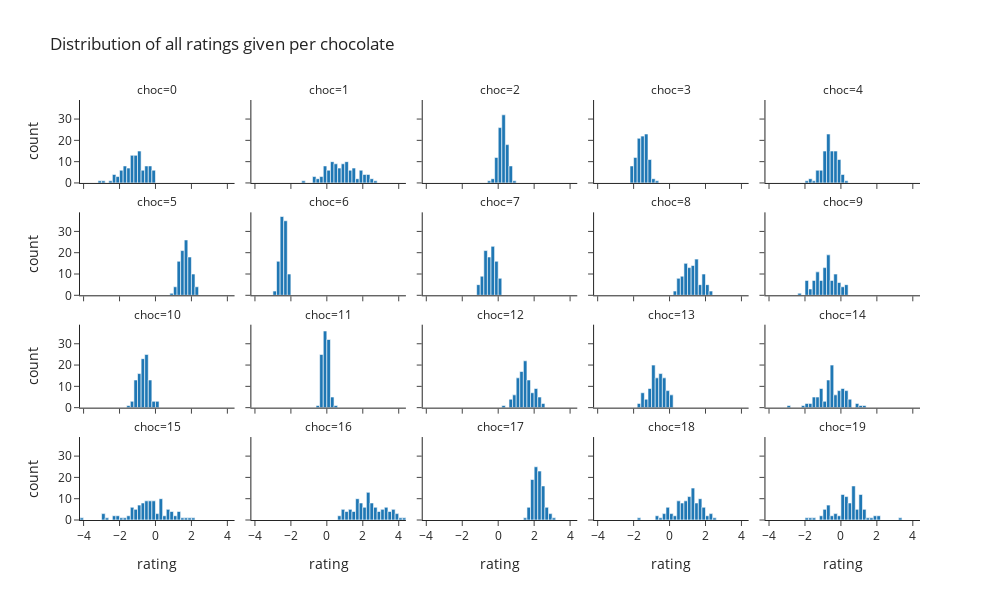

Source (notebook cell):
### Markdown cell above
Plotting the ratings given by all people to each chocolate separately highlights the effects of the assumptions in the generative model. The location of ratings along the scale for chocolates differs, with some chocolates having high appeal and other chocolates low appeal. It is also apparent that for some chocolates the appeal ratings are tightly concentrated in one part of the appeal scale, while for others there is a wide spread of ratings. This is the results of the generative model assuming that population level standard deviaitions in appeal differ across chocolates, so that some chocolates are rated similarly by everyone, while other chocolates are more divisive and have a wide range of ratings given.

### Code cell
sim_viz.plot_ratings(facet_col='choc',
                     title='Distribution of all ratings given per chocolate')

### Figure 1 — Plotly figure (JSON) as saved in the notebook; plotly's stock layout.template omitted (floating-point values rounded to 4 significant figures)
{"data": [{"alignmentgroup": "True", "bingroup": "x", "hovertemplate": "choc=0<br>rating=%{x}<br>count=%{y}<extra></extra>", "legendgroup": "", "marker": {"color": "#1F77B4", "pattern": {"shape": ""}}, "name": "", "offsetgroup": "", "orientation": "v", "showlegend": false, "type": "histogram", "x": [-1.584, -0.2763, -0.6717, -1.263, -1.617, -1.073, -1.025, -0.6322, -1.895, -0.8981, -1.09, -1.892, -0.5923, -1.613, -1.415, -1.344, -0.5764, -0.0965, -1.976, -0.331, -1.111, -1.707, -0.6007, -2.454, -1.805, -1.154, -1.575, -0.3502, -1.065, -0.1021, -1.906, -0.5112, -1.061, -0.5221, -1.269, -0.2914, -1.213, -1.164, -0.5936, -1.071, -0.8893, -1.392, -0.7302, -0.8105, -3.128, -2.287, -1.261, -1.568, -1.325, -1.658, -0.2267, -0.9824, -1.501, -0.01804, -0.9161, -0.7587, -0.398, -0.3688, -1.773, -0.2437, -0.9122, -1.671, -2.043, -1.333, -1.182, -1.379, -0.8253, -0.449, -0.8234, -2.132, -0.936, -1.294, -0.08136, -1.283, -2.294, -1.197, -2.975, -1.439, -1.909, -1.642, -1.171, -0.9468, -0.8202, -2.347, -0.1718, -1.575, -1.751, -1.279, -0.8238, -1.077, -0.5246, -2.087, -0.996, -0.8161, -0.5393, -1.375, -0.8648, -2.23, -0.06445, -0.759], "xaxis": "x16", "yaxis": "y16"}, {"alignmentgroup": "True", "bingroup": "x", "hovertemplate": "choc=1<br>rating=%{x}<br>count=%{y}<extra></extra>", "legendgroup": "", "marker": {"color": "#1F77B4", "pattern": {"shape": ""}}, "name": "", "offsetgroup": "", "orientation": "v", "showlegend": false, "type": "histogram", "x": [1.688, 0.3991, -0.7204, 0.5179, 1.11, 0.8289, 2.265, 0.4779, 0.518, 1.24, 0.859, -0.03119, 0.2774, -0.1719, 0.6085, 1.582, 0.1224, 0.5371, 2.472, 0.5189, 2.256, 0.7823, 1.058, 0.3667, -0.2625, 1.194, -0.04484, 0.3129, 1.819, 0.1983, 1.646, 1.481, 0.1736, 1.353, 0.96, -0.2248, -0.7761, -0.747, -0.5725, 1.163, -0.1291, 0.1533, 1.362, 0.3822, 0.3773, -0.07083, 1.018, 1.49, 1.136, 0.333, 0.6572, 0.8427, 2.366, 1.415, 1.555, 0.7428, 0.1924, 1.154, 0.9312, 0.4108, -0.2157, 0.8571, 1.854, 2.017, 1.306, 0.3058, 0.815, 1.238, 0.6091, 1.139, 2.301, 2.01, 2.424, 0.8081, -0.1741, -0.4719, 1.896, 1.923, 1.172, 1.556, 1.898, 1.882, 0.6308, 2.758, 0.5875, -0.1058, -1.294, 0.4483, 0.7633, 0.2507, 0.1334, 1.352, 1.02, 2.114, 0.9772, 0.2245, 2.076, -0.046, 0.5317, 1.557], "xaxis": "x17", "yaxis": "y17"}, {"alignmentgroup": "True", "bingroup": "x", "hovertemplate": "choc=2<br>rating=%{x}<br>count=%{y}<extra></extra>", "legendgroup": "", "marker": {"color": "#1F77B4", "pattern": {"shape": ""}}, "name": "", "offsetgroup": "", "orientation": "v", "showlegend": false, "type": "histogram", "x": [0.3599, 0.6896, 0.4574, 0.3125, 0.5932, 0.3158, 0.6246, 0.8218, 0.2229, 0.3442, 0.2532, -0.08869, 0.1216, 0.191, 0.5126, 0.1817, -0.03671, 0.1628, 0.1144, 0.1854, -0.1749, -0.3613, 0.218, 0.1385, 0.1673, -0.07764, 0.5215, 0.3479, 0.4254, 0.1302, 0.1165, 0.3116, 0.678, 0.4719, 0.2701, -0.0992, -0.05959, 0.05758, 0.2061, 0.0671, 0.1869, -0.1015, 0.7275, 0.518, 0.01064, 0.2036, 0.4962, 0.4588, 0.2109, 0.09761, 0.3346, 0.3668, 0.4674, 0.207, -0.3978, 0.2759, 0.3928, 0.6093, 0.337, 0.3212, 0.1809, 0.1932, 0.1665, 0.3747, 0.4954, 0.08794, 0.1542, 0.4693, 0.4691, 0.1553, 0.4034, 0.3182, 0.1539, 0.636, 0.55, 0.373, 0.4208, 0.1547, 0.1889, -0.06976, -0.08875, -0.05665, 0.09353, -0.0009558, -0.08217, 0.3923, 0.6749, 0.233, 0.2821, 0.68, 0.3102, 0.0353, 0.2349, 0.2405, 0.3242, 0.3513, 0.2426, 0.5514, 0.4243, -0.4679], "xaxis": "x18", "yaxis": "y18"}, {"alignmentgroup": "True", "bingroup": "x", "hovertemplate": "choc=3<br>rating=%{x}<br>count=%{y}<extra></extra>", "legendgroup": "", "marker": {"color": "#1F77B4", "pattern": {"shape": ""}}, "name": "", "offsetgroup": "", "orientation": "v", "showlegend": false, "type": "histogram", "x": [-1.96, -1.23, -0.6177, -1.25, -1.392, -1.265, -1.629, -1.271, -1.63, -1.84, -1.706, -1.664, -1.297, -1.978, -1.628, -1.275, -1.808, -1.954, -1.877, -1.469, -1.711, -1.076, -1.188, -1.625, -1.089, -1.504, -1.451, -1.634, -1.586, -0.8892, -1.713, -1.612, -1.376, -1.897, -1.559, -2.165, -1.145, -1.449, -1.467, -1.218, -2.132, -2.12, -1.593, -1.614, -1.935, -1.612, -1.298, -1.848, -1.801, -1.739, -1.528, -1.409, -1.409, -1.695, -1.368, -1.519, -2.149, -1.168, -1.701, -1.641, -1.016, -0.9393, -1.426, -1.391, -1.311, -1.688, -1.596, -1.355, -2.135, -1.216, -1.571, -1.485, -1.59, -1.712, -1.27, -2.024, -1.228, -1.32, -1.056, -1.864, -1.568, -1.087, -1.634, -2.151, -1.442, -1.361, -1.777, -1.433, -1.679, -1.108, -2.109, -1.218, -1.057, -1.099, -1.476, -1.229, -1.501, -1.212, -1.23, -1.968], "xaxis": "x19", "yaxis": "y19"}, {"alignmentgroup": "True", "bingroup": "x", "hovertemplate": "choc=4<br>rating=%{x}<br>count=%{y}<extra></extra>", "legendgroup": "", "marker": {"color": "#1F77B4", "pattern": {"shape": ""}}, "name": "", "offsetgroup": "", "orientation": "v", "showlegend": false, "type": "histogram", "x": [0.04084, -0.7162, -0.5894, 0.1245, -0.3354, -0.2877, -0.8184, -0.5814, -0.1605, -0.3881, -0.1459, -0.7337, -0.6415, -0.3499, -1.407, -1.01, -0.7299, -0.5824, -0.7781, -0.09198, -0.149, -0.3163, -0.02755, -0.7746, -0.7233, 0.1714, -0.9248, -0.06523, -0.6976, -0.5896, -0.5825, -0.9016, -0.6883, -0.7462, -0.652, -1.8, -0.8677, -1.155, -0.5333, -0.7523, 0.11, -0.6944, -0.7062, -0.5685, -0.1592, -0.4249, -0.7644, -0.371, -0.5243, -1.198, -0.3888, -1.611, -0.4891, -0.2843, -0.4274, -1.039, -0.866, -0.8483, -0.3106, -0.4689, -0.2185, -1.313, -0.8542, -0.8444, -0.6776, 0.3892, -0.2424, -0.2966, -0.2389, -0.8095, -0.5524, -0.6112, -1.306, -0.7152, -1.111, -0.9332, -0.7557, -0.8259, -1.366, -0.6461, -1.817, -0.5692, -0.7301, -0.9321, -0.9259, -0.2289, -0.088, -0.1267, -1.376, -1.215, -0.4051, -0.7044, -0.05963, -0.04674, -0.9175, -1.129, -0.8642, -1.243, -0.3207, -0.7327], "xaxis": "x20", "yaxis": "y20"}, {"alignmentgroup": "True", "bingroup": "x", "hovertemplate": "choc=5<br>rating=%{x}<br>count=%{y}<extra></extra>", "legendgroup": "", "marker": {"color": "#1F77B4", "pattern": {"shape": ""}}, "name": "", "offsetgroup": "", "orientation": "v", "showlegend": false, "type": "histogram", "x": [1.897, 1.321, 1.662, 1.569, 1.587, 1.378, 0.8737, 1.589, 1.22, 1.554, 1.544, 1.444, 2.052, 1.522, 1.678, 1.669, 1.685, 1.949, 1.425, 1.695, 1.599, 2.255, 2.058, 1.777, 2.108, 2.049, 1.857, 1.743, 1.299, 1.427, 1.827, 1.739, 1.887, 2.214, 2.049, 1.335, 1.369, 2.037, 1.293, 1.523, 1.752, 1.38, 1.616, 2.058, 1.904, 1.29, 1.111, 1.083, 2.011, 1.747, 1.919, 1.725, 1.685, 1.408, 1.958, 1.75, 1.873, 1.29, 1.604, 1.323, 1.802, 1.632, 1.809, 1.546, 1.349, 1.381, 1.444, 1.638, 1.71, 1.506, 1.751, 1.161, 1.434, 1.878, 2.042, 1.691, 1.509, 1.756, 1.481, 1.26, 1.489, 2.211, 1.27, 1.465, 1.37, 1.819, 1.85, 1.005, 1.71, 2.072, 2.235, 1.959, 1.696, 1.711, 1.872, 1.646, 1.855, 1.515, 1.881, 1.703], "xaxis": "x11", "yaxis": "y11"}, {"alignmentgroup": "True", "bingroup": "x", "hovertemplate": "choc=6<br>rating=%{x}<br>count=%{y}<extra></extra>", "legendgroup": "", "marker": {"color": "#1F77B4", "pattern": {"shape": ""}}, "name": "", "offsetgroup": "", "orientation": "v", "showlegend": false, "type": "histogram", "x": [-2.419, -2.558, -2.395, -2.281, -2.345, -2.154, -2.525, -2.442, -2.582, -2.314, -2.313, -2.723, -2.553, -2.741, -2.433, -2.114, -2.565, -2.74, -2.404, -2.652, -2.26, -2.236, -2.604, -2.319, -2.926, -2.603, -2.398, -2.076, -2.563, -2.555, -2.457, -2.362, -2.136, -2.356, -2.269, -2.815, -2.551, -2.338, -2.638, -2.523, -2.459, -2.094, -2.445, -2.412, -2.566, -2.488, -2.639, -2.463, -2.258, -2.567, -2.365, -2.316, -2.346, -2.448, -2.521, -2.104, -2.627, -2.353, -2.48, -2.593, -2.415, -2.618, -2.255, -2.056, -2.308, -2.379, -2.418, -2.387, -2.239, -2.363, -2.495, -2.329, -2.687, -2.372, -2.622, -2.564, -2.648, -2.332, -2.532, -2.312, -2.275, -2.436, -2.249, -2.164, -2.175, -2.315, -2.465, -2.327, -2.348, -2.434, -2.664, -2.046, -2.58, -2.635, -2.618, -2.539, -2.465, -2.344, -2.351, -2.441], "xaxis": "x12", "yaxis": "y12"}, {"alignmentgroup": "True", "bingroup": "x", "hovertemplate": "choc=7<br>rating=%{x}<br>count=%{y}<extra></extra>", "legendgroup": "", "marker": {"color": "#1F77B4", "pattern": {"shape": ""}}, "name": "", "offsetgroup": "", "orientation": "v", "showlegend": false, "type": "histogram", "x": [-0.5061, -0.8305, -1.046, -0.2634, 0.08266, -0.7916, -0.7529, -0.7321, -0.8842, -1.142, -0.3346, -0.01379, -0.1803, -0.5444, -0.3694, -0.7494, -0.1822, -0.6495, 0.07353, -0.3421, -0.3014, -0.08763, -0.6059, -0.8037, -0.9546, -0.2614, -0.9789, -0.7878, -0.6457, -0.751, 0.115, -0.07014, -0.5936, -0.1814, -0.135, -0.4407, -0.4479, -0.5992, -0.06816, -0.3524, -0.483, -0.4095, -1.182, -0.347, -0.03872, -0.5911, -0.3806, -0.8046, -0.3617, -0.4522, -0.3144, -0.5148, -0.6321, -0.2, -0.6006, 0.1447, -0.6291, -0.6384, -0.0115, -0.6707, -0.2105, -0.3902, -0.8296, -0.4513, -0.6904, -0.6654, -1.008, -0.5187, -0.3627, 0.1412, -0.2029, 0.04921, -0.3078, -1.107, -0.4223, -0.3449, -0.1712, -0.1024, -0.5834, -0.5586, 0.0289, -0.9236, -0.7907, -0.5829, -0.224, -0.3024, -0.3029, -0.7242, 0.02888, -0.6269, -0.2468, -0.4496, -0.8187, -0.1265, -0.1719, -0.06593, -0.3673, -0.2989, -0.6095, -0.6984], "xaxis": "x13", "yaxis": "y13"}, {"alignmentgroup": "True", "bingroup": "x", "hovertemplate": "choc=8<br>rating=%{x}<br>count=%{y}<extra></extra>", "legendgroup": "", "marker": {"color": "#1F77B4", "pattern": {"shape": ""}}, "name": "", "offsetgroup": "", "orientation": "v", "showlegend": false, "type": "histogram", "x": [0.706, 2.241, 1.465, 1.488, 1.154, 1.303, 1.1, 1.221, 0.6877, 0.5813, 1.836, 0.6449, 1.426, 1.176, 0.7799, 1.462, 1.383, 1.283, 0.9918, 2.027, 1.708, 2.318, 0.4709, 1.587, 1.208, 1.382, 1.541, 1.459, 1.196, 1.06, 2.036, 1.36, 1.589, 1.393, 0.9237, 0.2209, 0.7246, 1.163, 0.6937, 0.9426, 1.795, 0.3584, 0.9657, 0.6058, 1.313, 1.513, 0.4311, 0.8885, 0.9223, 1.033, 1.855, 1.723, 1.979, 1.122, 1.828, 0.576, 1.929, 1.442, 0.467, 1.003, 0.8244, 1.445, 0.8858, 1.886, 0.8836, 1.029, 1.388, 1.548, 2.125, 0.7572, 2.025, 0.9366, 0.9402, 0.4772, 1.042, 1.16, 1.851, 1.936, 1.713, 2.122, 1.549, 1.866, 1.744, 1.402, 0.9257, 0.4443, 0.733, 1.543, 1.204, 0.8096, 1.393, 1.212, 1.4, 0.8111, 0.8171, 1.497, 1.047, 0.5056, 1.363, 1.865], "xaxis": "x14", "yaxis": "y14"}, {"alignmentgroup": "True", "bingroup": "x", "hovertemplate": "choc=9<br>rating=%{x}<br>count=%{y}<extra></extra>", "legendgroup": "", "marker": {"color": "#1F77B4", "pattern": {"shape": ""}}, "name": "", "offsetgroup": "", "orientation": "v", "showlegend": false, "type": "histogram", "x": [-0.7407, -0.7629, -1.881, -1.223, -0.7762, -1.04, -0.6194, -0.6907, -0.7884, -0.6372, -0.6013, -0.6911, -0.9466, -0.583, 0.2192, -0.736, -1.306, -0.3297, -0.7693, -0.8252, -0.4795, -1.227, -1.017, -0.4967, -0.3057, -0.3505, -0.02458, -0.8368, 0.3883, -0.1793, 0.2169, -1.406, 0.3607, -0.5981, -0.07282, -1.558, -0.7868, 0.3092, -0.2296, -0.7815, -0.9262, 0.02945, -0.6773, -0.5591, -1.133, 0.03091, -0.963, -1.673, -0.749, -0.7055, -0.9708, -0.9474, -0.7705, -0.8115, -1.854, -0.5063, -1.33, -1.329, -1.474, 0.1111, -1.865, -1.123, -1.918, -1.195, -1.28, -1.313, -1.521, -1.717, -1.462, -0.2239, -1.096, -0.3315, -1.562, -1.284, -1.45, -1.897, -0.1568, -0.03909, -2.353, -1.265, -0.4625, -0.953, -1.997, -1.998, -0.8786, -1.043, -0.8125, -0.08368, -1.748, -0.2699, -0.2869, -0.2265, -1.27, -0.9535, -1.323, 0.08629, -0.8369, -0.7025, -0.3318, -0.6621], "xaxis": "x15", "yaxis": "y15"}, {"alignmentgroup": "True", "bingroup": "x", "hovertemplate": "choc=10<br>rating=%{x}<br>count=%{y}<extra></extra>", "legendgroup": "", "marker": {"color": "#1F77B4", "pattern": {"shape": ""}}, "name": "", "offsetgroup": "", "orientation": "v", "showlegend": false, "type": "histogram", "x": [-0.5321, -0.3184, -0.8129, -0.9915, -0.5993, -1.008, -0.6234, -0.4973, -1.18, -0.09502, -1.059, -1.016, -0.3103, -0.7244, -0.7804, -1.385, -0.4003, -0.5589, -1.038, -0.6383, -0.4678, -1.15, -0.5485, -0.5329, -0.7007, -0.6494, 0.1234, -0.5911, -0.8906, -0.4006, -0.7523, -1.173, -1.029, -0.7513, -0.3242, 0.05201, -1.105, -0.3855, -0.8301, 0.1882, -0.5752, -0.6282, -0.6815, -0.986, -0.8961, -0.1395, -0.821, -0.5054, -0.3389, -0.9956, -0.3896, -0.4385, -0.4908, -0.7742, -0.1683, -0.4672, -0.9465, -0.9488, -0.935, -0.3105, -0.7986, -0.5126, -0.6057, -0.4277, -0.6608, -0.4278, -1.092, -0.4513, -0.4879, -0.4049, -0.3004, -0.7056, -0.7903, -0.3936, -0.3128, -0.6262, -0.6202, -0.845, -0.7441, -0.8595, -1.217, -1.353, -0.7344, -0.6137, -0.7057, -1.128, -0.4927, -0.3669, -0.9152, -0.5536, -0.72, -0.3454, -0.5297, -0.3821, -1.569, -1.164, -1.018, -0.8694, -0.5342, -0.8026], "xaxis": "x6", "yaxis": "y6"}, {"alignmentgroup": "True", "bingroup": "x", "hovertemplate": "choc=11<br>rating=%{x}<br>count=%{y}<extra></extra>", "legendgroup": "", "marker": {"color": "#1F77B4", "pattern": {"shape": ""}}, "name": "", "offsetgroup": "", "orientation": "v", "showlegend": false, "type": "histogram", "x": [-0.2477, -0.328, 0.1341, -0.2972, -0.04247, -0.1085, -0.1002, 0.01201, 0.04408, 0.05903, -0.3389, 0.02833, 0.03049, 0.2493, -0.1294, -0.2031, 0.119, -0.03479, 0.1852, -0.3271, 0.1801, -0.1375, -0.1192, -0.3557, -0.1123, -0.1377, -0.08828, 0.1991, -0.1492, -0.3109, -0.3675, -0.1182, -0.1958, 0.5628, -0.1966, -0.03117, 0.04779, -0.02471, 0.1041, -0.1046, 0.1849, 0.03508, -0.2419, 0.09159, -0.238, -0.3835, 0.08925, 0.00726, 0.1246, -0.04956, -0.246, 0.3238, -0.1745, -0.2732, 0.3758, -0.1703, 0.01131, -0.1207, -0.2508, -0.1339, 0.004323, -0.1313, -0.4013, -0.04136, -0.2413, -0.02491, 0.0007869, 0.08903, -0.2578, -0.1354, 0.06662, -0.2959, -0.3128, 0.02895, 0.2155, 0.01328, -0.1548, -0.1218, 0.06191, 0.05339, -0.2196, -0.06798, -0.1246, -0.3983, -0.06431, 0.1574, -0.2373, -0.06563, 0.004778, -0.2556, -0.04448, 0.2186, -0.1659, 0.1063, -0.1234, 0.09569, -0.06509, 0.126, -0.2965, -0.2765], "xaxis": "x7", "yaxis": "y7"}, {"alignmentgroup": "True", "bingroup": "x", "hovertemplate": "choc=12<br>rating=%{x}<br>count=%{y}<extra></extra>", "legendgroup": "", "marker": {"color": "#1F77B4", "pattern": {"shape": ""}}, "name": "", "offsetgroup": "", "orientation": "v", "showlegend": false, "type": "histogram", "x": [2.123, 1.59, 1.092, 1.08, 0.7237, 1.089, 1.6, 1.342, 1.357, 1.12, 2.257, 2.011, 0.945, 1.209, 1.002, 2.106, 1.438, 1.369, 1.594, 0.7286, 2.028, 1.043, 2.541, 1.731, 1.425, 2.215, 1.618, 1.81, 0.3755, 1.608, 2.155, 1.476, 1.166, 1.276, 2.32, 1.52, 0.9167, 0.7218, 1.262, 1.255, 1.303, 1.862, 1.13, 1.391, 1.748, 1.465, 0.7748, 1.116, 1.687, 1.703, 2.365, 1.439, 1.695, 2.138, 1.751, 0.9672, 2.554, 1.999, 1.095, 1.585, 1.55, 1.394, 1.292, 1.272, 0.8739, 1.421, 1.606, 1.895, 1.423, 1.859, 1.783, 2.034, 1.659, 1.774, 1.588, 2.042, 0.9194, 0.8533, 2.024, 1.135, 2.293, 1.617, 1.483, 1.321, 1.271, 1.484, 1.285, 1.945, 1.445, 1.05, 1.59, 1.598, 1.912, 1.302, 1.594, 1.58, 1.164, 1.383, 1.014, 1.528], "xaxis": "x8", "yaxis": "y8"}, {"alignmentgroup": "True", "bingroup": "x", "hovertemplate": "choc=13<br>rating=%{x}<br>count=%{y}<extra></extra>", "legendgroup": "", "marker": {"color": "#1F77B4", "pattern": {"shape": ""}}, "name": "", "offsetgroup": "", "orientation": "v", "showlegend": false, "type": "histogram", "x": [-1.148, -0.09224, -0.4063, -0.4896, -1.51, -0.6051, -0.6974, -1.296, -0.607, -1.424, -0.9214, -1.046, -0.3418, -0.6679, -1.071, -0.5762, -0.7387, -0.4153, -1.141, -0.9349, -0.1777, -0.7581, -0.8273, -0.6006, -1.457, -0.5385, 0.1067, -1.171, -0.3602, -0.8256, -0.8321, -0.6844, -0.7124, -0.6567, -0.956, -1.391, -0.02614, 0.1174, -1.18, -1.413, -1.146, -0.5013, -0.8039, -1.677, -0.3372, -1.155, -1.535, -0.4646, -0.808, -0.2548, -0.2965, -1.54, -1.698, 0.007642, -0.2611, -1.252, -0.7501, -0.4966, -0.4122, -1.379, -0.1683, -0.8329, -0.3977, -0.3379, -0.9447, -0.4055, -0.8447, -0.6872, -0.2944, -0.7708, -0.587, 0.1436, -0.5069, -0.3476, 0.06934, -0.809, -0.9646, -0.7483, -0.8937, 0.06264, -0.882, -0.1395, -0.1951, -0.9916, -1.521, -0.04959, -0.4938, -1.077, -0.5093, -0.8188, -0.373, -0.9326, -0.5426, -0.3479, -0.255, -0.9755, -0.3143, -0.4722, -0.8288, -0.05472], "xaxis": "x9", "yaxis": "y9"}, {"alignmentgroup": "True", "bingroup": "x", "hovertemplate": "choc=14<br>rating=%{x}<br>count=%{y}<extra></extra>", "legendgroup": "", "marker": {"color": "#1F77B4", "pattern": {"shape": ""}}, "name": "", "offsetgroup": "", "orientation": "v", "showlegend": false, "type": "histogram", "x": [-1.955, -0.6824, 0.2767, 0.09754, -1.17, -0.1571, -0.3038, -0.9201, -0.2144, 0.08454, -1.384, -1.813, 0.5345, -0.5172, -1.314, -1.307, -1.706, 0.2778, 0.1996, -0.6763, -0.4295, -1.191, -1.219, 0.2398, 0.3801, 0.4495, -0.3239, -0.06432, -1.567, 0.1128, -0.4168, -1.533, -0.5934, -2.17, -1.755, -0.6188, -0.4511, 0.3049, 0.1656, -0.4082, -1.031, -0.07155, -1.014, -0.6988, -0.2743, -0.4901, -0.7426, -0.2581, -0.5883, 0.9564, -0.7313, -0.6835, -1.24, -0.6694, -1.504, -0.7604, 0.1031, 0.3946, 0.3364, -0.5716, -0.1939, 0.01917, 1.021, -1.542, -0.5744, 0.0851, -0.659, -0.08444, 0.001097, 1.244, -0.2036, -1.009, -0.6687, -1.134, -0.6441, -0.4877, -0.1113, -0.4267, -0.9277, -0.1003, -0.5408, -2.997, -0.588, -0.4025, -1.139, -1.177, 0.4977, -0.4923, -0.6952, -0.8087, -1.041, -0.4385, 0.2663, -1.542, 0.4889, -0.09585, 0.8707, -0.5216, -0.5897, -0.4189], "xaxis": "x10", "yaxis": "y10"}, {"alignmentgroup": "True", "bingroup": "x", "hovertemplate": "choc=15<br>rating=%{x}<br>count=%{y}<extra></extra>", "legendgroup": "", "marker": {"color": "#1F77B4", "pattern": {"shape": ""}}, "name": "", "offsetgroup": "", "orientation": "v", "showlegend": false, "type": "histogram", "x": [0.7472, 0.7374, -0.1176, -0.06677, -0.2435, 1.238, -4.106, 1.398, -0.9277, -0.5259, -1.195, 0.3563, -0.5826, -0.7555, -0.8813, 0.3506, -0.8974, -2.376, 0.9293, -0.3161, -1.096, 0.211, 0.2117, 1.593, -1.21, 0.6729, -0.1215, -0.9066, -1.465, -0.612, 0.2796, 0.7866, -0.09254, 0.8228, 0.8174, -0.3797, -1.395, -0.603, -0.4541, -1.695, 1.189, -0.163, -1.017, -0.6935, -2.764, 0.04624, 0.287, -0.5803, 0.443, -2.812, -2.837, -2.396, -0.47, -0.7361, -1.224, -0.03662, 1.095, -1.836, 0.6066, -0.253, -0.3834, -0.277, -0.0157, 0.2186, 0.08188, -1.401, 2.146, -1.317, 1.929, -0.5617, -0.6814, -0.1891, -1.265, 0.2487, -0.3113, -2.133, -0.7577, -0.8934, -0.04093, -0.7797, -1.35, 0.8712, -0.9547, 0.2866, -1.039, -0.5387, -0.4379, 1.292, 1.69, 0.1654, -0.2157, -1.143, -2.973, -0.9711, -2.128, 1.345, 0.5267, 0.323, -0.2556, -0.4708], "xaxis": "x", "yaxis": "y"}, {"alignmentgroup": "True", "bingroup": "x", "hovertemplate": "choc=16<br>rating=%{x}<br>count=%{y}<extra></extra>", "legendgroup": "", "marker": {"color": "#1F77B4", "pattern": {"shape": ""}}, "name": "", "offsetgroup": "", "orientation": "v", "showlegend": false, "type": "histogram", "x": [1.821, 1.171, 0.8983, 1.682, 2.734, 2.499, 1.949, 3.061, 3.191, 2.769, 3.412, 3.995, 1.969, 2.342, 1.293, 1.749, 1.928, 2.901, 2.36, 2.364, 1.577, 2.695, 2.349, 3.721, 3.245, 1.896, 1.604, 1.754, 3.2, 2.56, 0.6756, 3.229, 1.423, 1.679, 2.092, 0.6749, 3.075, 1.682, 3.588, 1.848, 2.293, 1.151, 1.691, 2.669, 2.489, 2.284, 3.226, 4.264, 2.861, 2.511, 2.206, 2.789, 0.9446, 2.036, 3.215, 2.055, 2.516, 1.198, 1.233, 3.299, 3.472, 3.706, 3.401, 2.956, 2.27, 2.728, 2.021, 3.004, 1.871, 2.283, 3.958, 0.8327, 0.9284, 1.327, 2.331, 4.08, 3.771, 1.726, 2.35, 2.053, 1.315, 1.753, 2.016, 0.9318, 2.233, 2.457, 1.795, 1.453, 3.854, 2.567, 2.979, 2.435, 1.989, 3.607, 3.145, 3.736, 1.138, 1.473, 1.274, 2.269], "xaxis": "x2", "yaxis": "y2"}, {"alignmentgroup": "True", "bingroup": "x", "hovertemplate": "choc=17<br>rating=%{x}<br>count=%{y}<extra></extra>", "legendgroup": "", "marker": {"color": "#1F77B4", "pattern": {"shape": ""}}, "name": "", "offsetgroup": "", "orientation": "v", "showlegend": false, "type": "histogram", "x": [2.147, 1.758, 2.082, 2.755, 2.02, 1.994, 2.152, 2.303, 2.126, 2.223, 1.74, 2.318, 1.976, 2.357, 2.834, 2.3, 2.264, 2.156, 1.671, 2.691, 2.423, 2.178, 2.36, 2.222, 2.165, 2.134, 1.748, 2.516, 1.525, 2.137, 2.699, 1.928, 1.991, 2.168, 2.494, 2.226, 1.754, 2.128, 2.467, 2.234, 2.029, 2.302, 2.468, 2.398, 2.365, 2.171, 1.901, 1.922, 1.634, 1.964, 1.815, 2.599, 2.954, 2.356, 2.301, 1.995, 2.102, 2.159, 2.153, 2.29, 2.543, 2.586, 2.268, 2.273, 1.847, 1.961, 2.123, 1.841, 2.591, 2.084, 1.961, 2.174, 2.362, 2.485, 1.823, 2.66, 2.549, 2.512, 2.209, 3.084, 2.039, 2.793, 2.495, 1.829, 1.846, 2.083, 2.141, 2.249, 1.894, 1.987, 2.554, 1.914, 2.884, 2.609, 2.041, 2.445, 2.074, 2.397, 2.437, 2.225], "xaxis": "x3", "yaxis": "y3"}, {"alignmentgroup": "True", "bingroup": "x", "hovertemplate": "choc=18<br>rating=%{x}<br>count=%{y}<extra></extra>", "legendgroup": "", "marker": {"color": "#1F77B4", "pattern": {"shape": ""}}, "name": "", "offsetgroup": "", "orientation": "v", "showlegend": false, "type": "histogram", "x": [0.4289, 1.265, 2.35, 2.047, 1.95, 0.7351, 0.7697, 0.4812, 1.412, 1.024, 0.409, 1.114, 0.9947, 1.924, -0.2928, 1.263, 0.8884, 0.6401, 2.23, 1.044, -0.6705, 1.218, 1.213, 1.003, 1.738, 2.329, 1.631, 0.5904, 1.07, -0.4979, 1.605, 1.558, 1.211, 0.6414, 0.4861, 1.822, 0.6284, 0.1786, 0.8465, -0.1847, 1.673, 1.707, 1.702, 0.779, 0.5445, 2.023, 1.327, 1.014, 1.456, -0.318, 1.21, 1.482, -0.1415, 0.3823, 0.8795, 0.1462, 0.4022, 2.491, 1.315, 1.301, 0.9367, 1.384, 1.216, 1.904, 1.161, 1.579, 1.452, 1.412, 0.8294, -0.1589, 1.783, 1.338, 1.161, 0.6534, 1.347, 0.9822, 0.5908, 1.627, -1.606, 1.34, 0.5501, -0.176, 0.1761, 1.137, 1.132, 1.133, 1.801, 0.7505, 1.628, -0.1342, 1.344, 1.623, -0.715, 1.464, 0.9546, 0.3231, -0.1014, 1.834, -0.2716, 0.8439], "xaxis": "x4", "yaxis": "y4"}, {"alignmentgroup": "True", "bingroup": "x", "hovertemplate": "choc=19<br>rating=%{x}<br>count=%{y}<extra></extra>", "legendgroup": "", "marker": {"color": "#1F77B4", "pattern": {"shape": ""}}, "name": "", "offsetgroup": "", "orientation": "v", "showlegend": false, "type": "histogram", "x": [-1.152, 0.02305, -1.553, 0.04717, 0.2491, 0.5202, 0.1775, 0.3897, 0.1955, 3.22, -0.2524, 1.171, 1.043, -1.117, -0.6944, -0.6852, 0.6199, -1.954, 0.6832, 1.406, -0.8657, 0.2501, 0.6196, 0.9914, 0.7149, 0.5696, -0.8335, 0.02252, 1.153, 0.4312, 0.7236, 1.299, 0.5345, 0.2534, -0.8222, 0.05266, 0.3861, -0.06468, -0.04445, 0.537, 1.342, 0.185, 1.28, 1.356, 0.4276, 1.077, -0.6782, 0.01998, 1.067, 1.192, 1.776, 0.6929, 0.7175, 0.3014, 0.6092, 0.7221, -0.9787, 1.032, 0.616, 0.6713, -0.6702, -1.682, 0.1842, 0.321, 0.6953, 1.095, 0.4697, 0.8963, -0.2851, 0.1342, 1.87, 2.065, 0.8309, 0.6559, 1.066, 0.2666, -0.778, 0.7684, -0.6933, 0.5303, 1.303, 0.9084, -0.5913, 1.044, 0.02105, 1.806, -0.2282, 0.1993, 0.6774, -0.8914, -0.6979, 1.054, 1.193, 0.2504, 0.2854, 0.6829, 0.3992, 2.144, 0.8925, -0.5455], "xaxis": "x5", "yaxis": "y5"}], "layout": {"annotations": [{"font": {}, "showarrow": false, "text": "choc=15", "x": 0.092, "xanchor": "center", "xref": "paper", "y": 0.1975, "yanchor": "bottom", "yref": "paper"}, {"font": {}, "showarrow": false, "text": "choc=16", "x": 0.296, "xanchor": "center", "xref": "paper", "y": 0.1975, "yanchor": "bottom", "yref": "paper"}, {"font": {}, "showarrow": false, "text": "choc=17", "x": 0.5, "xanchor": "center", "xref": "paper", "y": 0.1975, "yanchor": "bottom", "yref": "paper"}, {"font": {}, "showarrow": false, "text": "choc=18", "x": 0.704, "xanchor": "center", "xref": "paper", "y": 0.1975, "yanchor": "bottom", "yref": "paper"}, {"font": {}, "showarrow": false, "text": "choc=19", "x": 0.908, "xanchor": "center", "xref": "paper", "y": 0.1975, "yanchor": "bottom", "yref": "paper"}, {"font": {}, "showarrow": false, "text": "choc=10", "x": 0.092, "xanchor": "center", "xref": "paper", "y": 0.465, "yanchor": "bottom", "yref": "paper"}, {"font": {}, "showarrow": false, "text": "choc=11", "x": 0.296, "xanchor": "center", "xref": "paper", "y": 0.465, "yanchor": "bottom", "yref": "paper"}, {"font": {}, "showarrow": false, "text": "choc=12", "x": 0.5, "xanchor": "center", "xref": "paper", "y": 0.465, "yanchor": "bottom", "yref": "paper"}, {"font": {}, "showarrow": false, "text": "choc=13", "x": 0.704, "xanchor": "center", "xref": "paper", "y": 0.465, "yanchor": "bottom", "yref": "paper"}, {"font": {}, "showarrow": false, "text": "choc=14", "x": 0.908, "xanchor": "center", "xref": "paper", "y": 0.465, "yanchor": "bottom", "yref": "paper"}, {"font": {}, "showarrow": false, "text": "choc=5", "x": 0.092, "xanchor": "center", "xref": "paper", "y": 0.7325, "yanchor": "bottom", "yref": "paper"}, {"font": {}, "showarrow": false, "text": "choc=6", "x": 0.296, "xanchor": "center", "xref": "paper", "y": 0.7325, "yanchor": "bottom", "yref": "paper"}, {"font": {}, "showarrow": false, "text": "choc=7", "x": 0.5, "xanchor": "center", "xref": "paper", "y": 0.7325, "yanchor": "bottom", "yref": "paper"}, {"font": {}, "showarrow": false, "text": "choc=8", "x": 0.704, "xanchor": "center", "xref": "paper", "y": 0.7325, "yanchor": "bottom", "yref": "paper"}, {"font": {}, "showarrow": false, "text": "choc=9", "x": 0.908, "xanchor": "center", "xref": "paper", "y": 0.7325, "yanchor": "bottom", "yref": "paper"}, {"font": {}, "showarrow": false, "text": "choc=0", "x": 0.092, "xanchor": "center", "xref": "paper", "y": 1, "yanchor": "bottom", "yref": "paper"}, {"font": {}, "showarrow": false, "text": "choc=1", "x": 0.296, "xanchor": "center", "xref": "paper", "y": 1, "yanchor": "bottom", "yref": "paper"}, {"font": {}, "showarrow": false, "text": "choc=2", "x": 0.5, "xanchor": "center", "xref": "paper", "y": 1, "yanchor": "bottom", "yref": "paper"}, {"font": {}, "showarrow": false, "text": "choc=3", "x": 0.704, "xanchor": "center", "xref": "paper", "y": 1, "yanchor": "bottom", "yref": "paper"}, {"font": {}, "showarrow": false, "text": "choc=4", "x": 0.908, "xanchor": "center", "xref": "paper", "y": 1, "yanchor": "bottom", "yref": "paper"}], "barmode": "relative", "height": 600, "legend": {"tracegroupgap": 0}, "title": {"text": "Distribution of all ratings given per chocolate"}, "width": 1000, "xaxis": {"anchor": "y", "domain": [0, 0.184], "title": {"text": "rating"}}, "xaxis10": {"anchor": "y10", "domain": [0.816, 1], "matches": "x", "showticklabels": false}, "xaxis11": {"anchor": "y11", "domain": [0, 0.184], "matches": "x", "showticklabels": false}, "xaxis12": {"anchor": "y12", "domain": [0.204, 0.388], "matches": "x", "showticklabels": false}, "xaxis13": {"anchor": "y13", "domain": [0.408, 0.592], "matches": "x", "showticklabels": false}, "xaxis14": {"anchor": "y14", "domain": [0.612, 0.796], "matches": "x", "showticklabels": false}, "xaxis15": {"anchor": "y15", "domain": [0.816, 1], "matches": "x", "showticklabels": false}, "xaxis16": {"anchor": "y16", "domain": [0, 0.184], "matches": "x", "showticklabels": false}, "xaxis17": {"anchor": "y17", "domain": [0.204, 0.388], "matches": "x", "showticklabels": false}, "xaxis18": {"anchor": "y18", "domain": [0.408, 0.592], "matches": "x", "showticklabels": false}, "xaxis19": {"anchor": "y19", "domain": [0.612, 0.796], "matches": "x", "showticklabels": false}, "xaxis2": {"anchor": "y2", "domain": [0.204, 0.388], "matches": "x", "title": {"text": "rating"}}, "xaxis20": {"anchor": "y20", "domain": [0.816, 1], "matches": "x", "showticklabels": false}, "xaxis3": {"anchor": "y3", "domain": [0.408, 0.592], "matches": "x", "title": {"text": "rating"}}, "xaxis4": {"anchor": "y4", "domain": [0.612, 0.796], "matches": "x", "title": {"text": "rating"}}, "xaxis5": {"anchor": "y5", "domain": [0.816, 1], "matches": "x", "title": {"text": "rating"}}, "xaxis6": {"anchor": "y6", "domain": [0, 0.184], "matches": "x", "showticklabels": false}, "xaxis7": {"anchor": "y7", "domain": [0.204, 0.388], "matches": "x", "showticklabels": false}, "xaxis8": {"anchor": "y8", "domain": [0.408, 0.592], "matches": "x", "showticklabels": false}, "xaxis9": {"anchor": "y9", "domain": [0.612, 0.796], "matches": "x", "showticklabels": false}, "yaxis": {"anchor": "x", "domain": [0, 0.1975], "title": {"text": "count"}}, "yaxis10": {"anchor": "x10", "domain": [0.2675, 0.465], "matches": "y", "showticklabels": false}, "yaxis11": {"anchor": "x11", "domain": [0.535, 0.7325], "matches": "y", "title": {"text": "count"}}, "yaxis12": {"anchor": "x12", "domain": [0.535, 0.7325], "matches": "y", "showticklabels": false}, "yaxis13": {"anchor": "x13", "domain": [0.535, 0.7325], "matches": "y", "showticklabels": false}, "yaxis14": {"anchor": "x14", "domain": [0.535, 0.7325], "matches": "y", "showticklabels": false}, "yaxis15": {"anchor": "x15", "domain": [0.535, 0.7325], "matches": "y", "showticklabels": false}, "yaxis16": {"anchor": "x16", "domain": [0.8025, 1], "matches": "y", "title": {"text": "count"}}, "yaxis17": {"anchor": "x17", "domain": [0.8025, 1], "matches": "y", "showticklabels": false}, "yaxis18": {"anchor": "x18", "domain": [0.8025, 1], "matches": "y", "showticklabels": false}, "yaxis19": {"anchor": "x19", "domain": [0.8025, 1], "matches": "y", "showticklabels": false}, "yaxis2": {"anchor": "x2", "domain": [0, 0.1975], "matches": "y", "showticklabels": false}, "yaxis20": {"anchor": "x20", "domain": [0.8025, 1], "matches": "y", "showticklabels": false}, "yaxis3": {"anchor": "x3", "domain": [0, 0.1975], "matches": "y", "showticklabels": false}, "yaxis4": {"anchor": "x4", "domain": [0, 0.1975], "matches": "y", "showticklabels": false}, "yaxis5": {"anchor": "x5", "domain": [0, 0.1975], "matches": "y", "showticklabels": false}, "yaxis6": {"anchor": "x6", "domain": [0.2675, 0.465], "matches": "y", "title": {"text": "count"}}, "yaxis7": {"anchor": "x7", "domain": [0.2675, 0.465], "matches": "y", "showticklabels": false}, "yaxis8": {"anchor": "x8", "domain": [0.2675, 0.465], "matches": "y", "showticklabels": false}, "yaxis9": {"anchor": "x9", "domain": [0.2675, 0.465], "matches": "y", "showticklabels": false}}}
